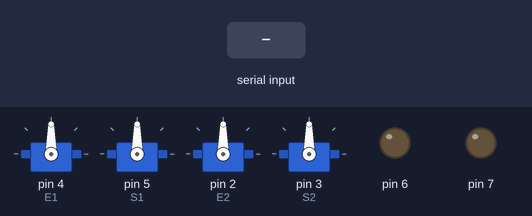
Bench run of a sketch on a simulated Arduino Uno, built with avr-gcc and run on an emulated ATmega328P. Shown: 4 × servo, output pins drawn as LEDs (lit = HIGH). The inputs (shaded band) are chosen by the test bench.

Above: at 1.2 s.
1.3 s: "h" received over Serial
At 3.1 s:
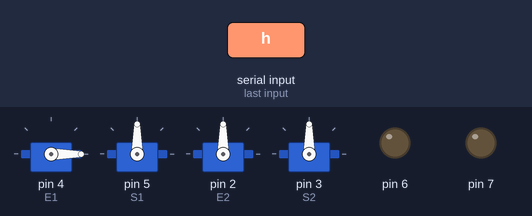
4.3 s: "z" received over Serial
At 6.4 s:
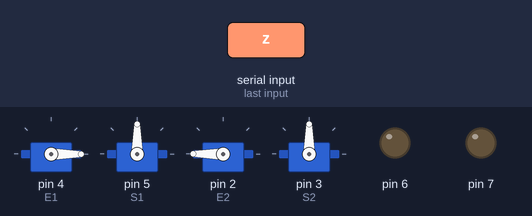
7.3 s: "g" received over Serial
At 8.0 s:
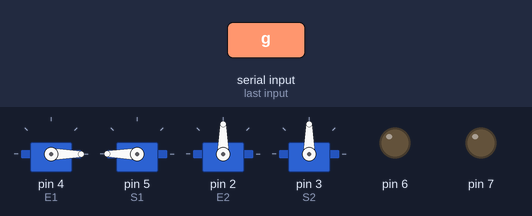
Timing chart, 0 to 10.3 s (numbered marks = the images above; inputs shaded):
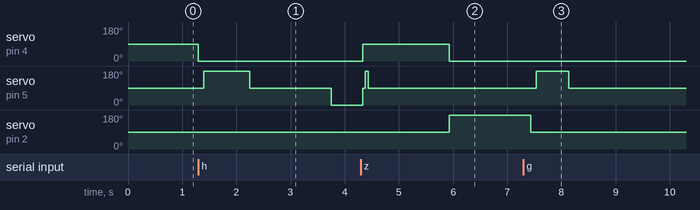

Measured:
- after the input at 1.3 s, servo on pin 4 (E1): 90° → 0° at once; servo on pin 5 (S1): 90° → 180° after 0.10 s, → 90° 0.85 s later, → 0° 1.5 s later
- after the input at 4.3 s, servo on pin 2 (E2): 90° → 180° after 1.6 s
- after the input at 7.3 s, servo on pin 4 (E1): stays 0° (without the input it goes to 90° after 0.13 s); servo on pin 5 (S1): 90° → 180° after 0.23 s, → 90° 0.60 s later

The sketch:

humanoid_robot_sketch-1.ino
```cpp
#include <Servo.h>

Servo S1;
Servo E1;
Servo E2;
Servo S2;

int in3=9;
int in4=11;


byte val = "";


void setup(){
  E1.attach(4);
  S1.attach(5);
  E2.attach(2);
  S2.attach(3);
  Serial.begin(9600);
  pinMode(6,OUTPUT);
  pinMode(7,OUTPUT);


}
void hi(){
  E1.write(0);
  delay(100);
  S1.write(180);

  delay(850);
  S1.write(90);

  delay(1500);
  S1.write(0);
  delay(580);
  E1.write(90);
  S1.write(90);
  delay(50);
  S1.write(180);
  delay(50);
  S1.write(90);


}
void bye(){
  E1.write(0);
  delay(100);
  S1.write(180);

  delay(600);
  S1.write(90);

  digitalWrite(in3,HIGH);
  digitalWrite(in4,LOW);
  delay(2000);
  digitalWrite(in4,HIGH);
  digitalWrite(in3,LOW);
  delay(2000);
  digitalWrite(in3,HIGH);
  digitalWrite(in4,LOW);
  delay(2000);
  digitalWrite(in4,HIGH);
  digitalWrite(in3,LOW);
  delay(2000);
  digitalWrite(in4,LOW);
  digitalWrite(in3,LOW);

  S1.write(0);
  delay(500);
  E1.write(90);
  S1.write(90);
  delay(50);
  S1.write(180);
  delay(50);
  S1.write(90);
}

void explain(){
  E1.write(0);
  delay(500);
  digitalWrite(in3,HIGH);
  digitalWrite(in4,LOW);
  delay(2000);
  digitalWrite(in4,HIGH);
  digitalWrite(in3,LOW);
  delay(2000);
  digitalWrite(in4,LOW);
  digitalWrite(in3,LOW);

  E1.write(90);
  delay(1000);
  S2.write(45);
  delay(700);
  S2.write(90);
  delay(10);
  S2.write(135);
  delay(700);
  S2.write(90);


}


void hand_up(){
  delay(1500);
  E1.write(0);
  E2.write(180);
  delay(1500);
  E1.write(90);
  E2.write(90);

}


void loop() {
  // put your main code here, to run repeatedly:


  while(Serial.available() > 0)  //look for serial data available or not

  {
    val = Serial.read();        //read the serial value

    if(val == 'h'){
      // do hi
       hi();
    }
    if(val == 'g'){
      bye();
    }
    if(val == 'z'){
      hand_up();
    }


  }
}
```
